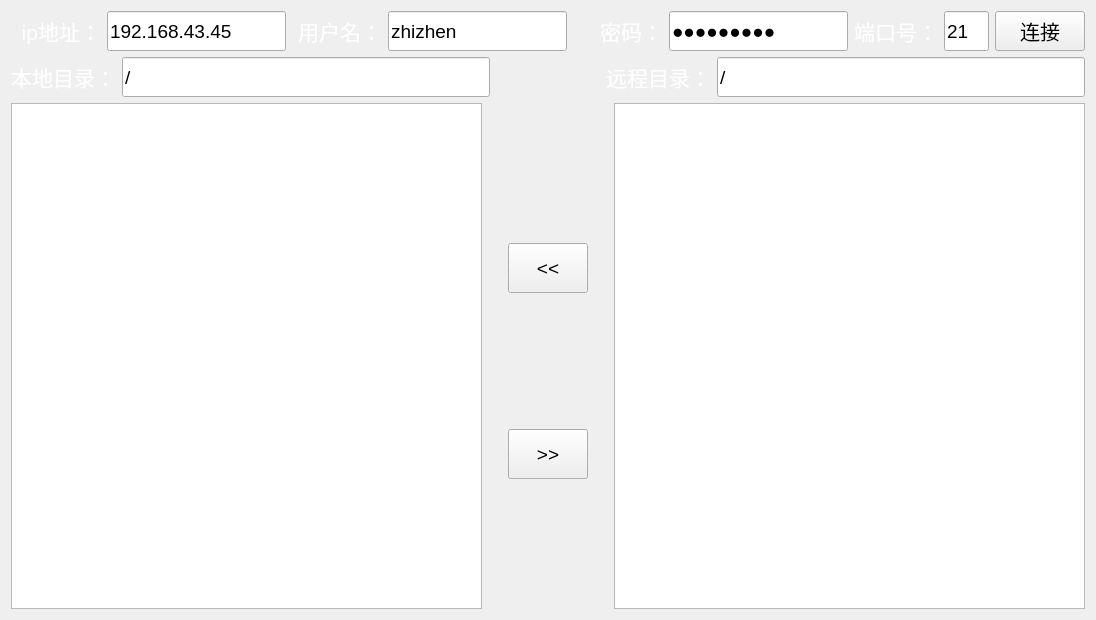
<?xml version="1.0" encoding="UTF-8"?>
<ui version="4.0">
 <class>Widget</class>
 <widget class="QWidget" name="Widget">
  <property name="geometry">
   <rect>
    <x>0</x>
    <y>0</y>
    <width>1096</width>
    <height>620</height>
   </rect>
  </property>
  <property name="windowTitle">
   <string>HLXFTP</string>
  </property>
  <property name="styleSheet">
   <string notr="true"/>
  </property>
  <layout class="QHBoxLayout" name="horizontalLayout_5">
   <item>
    <layout class="QGridLayout" name="gridLayout" rowstretch="2,2,10">
     <item row="2" column="0">
      <layout class="QHBoxLayout" name="horizontalLayout_3">
       <item>
        <layout class="QHBoxLayout" name="horizontalLayout_4" stretch="3,0,3">
         <item>
          <widget class="QListWidget" name="listWidget_c">
           <property name="font">
            <font>
             <pointsize>14</pointsize>
            </font>
           </property>
           <property name="styleSheet">
            <string notr="true"/>
           </property>
          </widget>
         </item>
         <item>
          <layout class="QGridLayout" name="gridLayout_2" rowstretch="5,5" rowminimumheight="0,0" columnminimumwidth="0">
           <property name="leftMargin">
            <number>20</number>
           </property>
           <property name="topMargin">
            <number>10</number>
           </property>
           <property name="rightMargin">
            <number>20</number>
           </property>
           <property name="spacing">
            <number>6</number>
           </property>
           <item row="0" column="0">
            <widget class="QPushButton" name="left">
             <property name="sizePolicy">
              <sizepolicy hsizetype="Minimum" vsizetype="Fixed">
               <horstretch>0</horstretch>
               <verstretch>0</verstretch>
              </sizepolicy>
             </property>
             <property name="minimumSize">
              <size>
               <width>50</width>
               <height>50</height>
              </size>
             </property>
             <property name="sizeIncrement">
              <size>
               <width>0</width>
               <height>0</height>
              </size>
             </property>
             <property name="font">
              <font>
               <pointsize>14</pointsize>
              </font>
             </property>
             <property name="styleSheet">
              <string notr="true"/>
             </property>
             <property name="text">
              <string>&lt;&lt;</string>
             </property>
            </widget>
           </item>
           <item row="1" column="0">
            <widget class="QPushButton" name="right">
             <property name="minimumSize">
              <size>
               <width>50</width>
               <height>50</height>
              </size>
             </property>
             <property name="font">
              <font>
               <pointsize>14</pointsize>
              </font>
             </property>
             <property name="styleSheet">
              <string notr="true"/>
             </property>
             <property name="text">
              <string>&gt;&gt;</string>
             </property>
            </widget>
           </item>
          </layout>
         </item>
         <item>
          <widget class="QListWidget" name="listWidget_s">
           <property name="font">
            <font>
             <pointsize>14</pointsize>
            </font>
           </property>
           <property name="styleSheet">
            <string notr="true"/>
           </property>
          </widget>
         </item>
        </layout>
       </item>
      </layout>
     </item>
     <item row="0" column="0">
      <layout class="QHBoxLayout" name="horizontalLayout" stretch="2,4,2,4,2,4,1,1,2">
       <item>
        <widget class="QLabel" name="label">
         <property name="sizePolicy">
          <sizepolicy hsizetype="Preferred" vsizetype="Preferred">
           <horstretch>0</horstretch>
           <verstretch>0</verstretch>
          </sizepolicy>
         </property>
         <property name="minimumSize">
          <size>
           <width>0</width>
           <height>0</height>
          </size>
         </property>
         <property name="font">
          <font>
           <pointsize>16</pointsize>
          </font>
         </property>
         <property name="styleSheet">
          <string notr="true">color: rgb(255, 255, 255);</string>
         </property>
         <property name="text">
          <string>ip地址：</string>
         </property>
         <property name="alignment">
          <set>Qt::AlignRight|Qt::AlignTrailing|Qt::AlignVCenter</set>
         </property>
        </widget>
       </item>
       <item>
        <widget class="QLineEdit" name="ip">
         <property name="sizePolicy">
          <sizepolicy hsizetype="Preferred" vsizetype="Fixed">
           <horstretch>0</horstretch>
           <verstretch>0</verstretch>
          </sizepolicy>
         </property>
         <property name="minimumSize">
          <size>
           <width>0</width>
           <height>40</height>
          </size>
         </property>
         <property name="font">
          <font>
           <pointsize>14</pointsize>
          </font>
         </property>
         <property name="text">
          <string>192.168.43.45</string>
         </property>
        </widget>
       </item>
       <item>
        <widget class="QLabel" name="label_2">
         <property name="sizePolicy">
          <sizepolicy hsizetype="Preferred" vsizetype="Preferred">
           <horstretch>0</horstretch>
           <verstretch>0</verstretch>
          </sizepolicy>
         </property>
         <property name="minimumSize">
          <size>
           <width>0</width>
           <height>0</height>
          </size>
         </property>
         <property name="font">
          <font>
           <pointsize>16</pointsize>
          </font>
         </property>
         <property name="styleSheet">
          <string notr="true">color: rgb(255, 255, 255);</string>
         </property>
         <property name="text">
          <string>用户名：</string>
         </property>
         <property name="alignment">
          <set>Qt::AlignRight|Qt::AlignTrailing|Qt::AlignVCenter</set>
         </property>
        </widget>
       </item>
       <item>
        <widget class="QLineEdit" name="username">
         <property name="sizePolicy">
          <sizepolicy hsizetype="Preferred" vsizetype="Fixed">
           <horstretch>0</horstretch>
           <verstretch>0</verstretch>
          </sizepolicy>
         </property>
         <property name="minimumSize">
          <size>
           <width>0</width>
           <height>40</height>
          </size>
         </property>
         <property name="font">
          <font>
           <pointsize>14</pointsize>
          </font>
         </property>
         <property name="text">
          <string>zhizhen</string>
         </property>
        </widget>
       </item>
       <item>
        <widget class="QLabel" name="label_3">
         <property name="sizePolicy">
          <sizepolicy hsizetype="Preferred" vsizetype="Preferred">
           <horstretch>0</horstretch>
           <verstretch>0</verstretch>
          </sizepolicy>
         </property>
         <property name="minimumSize">
          <size>
           <width>0</width>
           <height>0</height>
          </size>
         </property>
         <property name="font">
          <font>
           <pointsize>16</pointsize>
          </font>
         </property>
         <property name="styleSheet">
          <string notr="true">color: rgb(255, 255, 255);</string>
         </property>
         <property name="text">
          <string>密码：</string>
         </property>
         <property name="alignment">
          <set>Qt::AlignRight|Qt::AlignTrailing|Qt::AlignVCenter</set>
         </property>
        </widget>
       </item>
       <item>
        <widget class="QLineEdit" name="password">
         <property name="sizePolicy">
          <sizepolicy hsizetype="Preferred" vsizetype="Fixed">
           <horstretch>0</horstretch>
           <verstretch>0</verstretch>
          </sizepolicy>
         </property>
         <property name="minimumSize">
          <size>
           <width>0</width>
           <height>40</height>
          </size>
         </property>
         <property name="font">
          <font>
           <pointsize>14</pointsize>
          </font>
         </property>
         <property name="text">
          <string>327209194</string>
         </property>
         <property name="echoMode">
          <enum>QLineEdit::Password</enum>
         </property>
        </widget>
       </item>
       <item>
        <widget class="QLabel" name="label_4">
         <property name="sizePolicy">
          <sizepolicy hsizetype="Preferred" vsizetype="Preferred">
           <horstretch>0</horstretch>
           <verstretch>0</verstretch>
          </sizepolicy>
         </property>
         <property name="minimumSize">
          <size>
           <width>0</width>
           <height>0</height>
          </size>
         </property>
         <property name="font">
          <font>
           <pointsize>16</pointsize>
          </font>
         </property>
         <property name="styleSheet">
          <string notr="true">color: rgb(255, 255, 255);</string>
         </property>
         <property name="text">
          <string>端口号：</string>
         </property>
         <property name="alignment">
          <set>Qt::AlignRight|Qt::AlignTrailing|Qt::AlignVCenter</set>
         </property>
        </widget>
       </item>
       <item>
        <widget class="QLineEdit" name="port">
         <property name="sizePolicy">
          <sizepolicy hsizetype="Preferred" vsizetype="Fixed">
           <horstretch>0</horstretch>
           <verstretch>0</verstretch>
          </sizepolicy>
         </property>
         <property name="minimumSize">
          <size>
           <width>0</width>
           <height>40</height>
          </size>
         </property>
         <property name="font">
          <font>
           <pointsize>14</pointsize>
          </font>
         </property>
         <property name="text">
          <string>21</string>
         </property>
        </widget>
       </item>
       <item>
        <widget class="QPushButton" name="connect">
         <property name="sizePolicy">
          <sizepolicy hsizetype="Preferred" vsizetype="Fixed">
           <horstretch>0</horstretch>
           <verstretch>0</verstretch>
          </sizepolicy>
         </property>
         <property name="minimumSize">
          <size>
           <width>0</width>
           <height>40</height>
          </size>
         </property>
         <property name="font">
          <font>
           <pointsize>15</pointsize>
          </font>
         </property>
         <property name="styleSheet">
          <string notr="true"/>
         </property>
         <property name="text">
          <string>连接</string>
         </property>
        </widget>
       </item>
      </layout>
     </item>
     <item row="1" column="0">
      <layout class="QHBoxLayout" name="horizontalLayout_2" stretch="1,10,3,1,10">
       <item>
        <widget class="QLabel" name="label_5">
         <property name="sizePolicy">
          <sizepolicy hsizetype="Preferred" vsizetype="Preferred">
           <horstretch>0</horstretch>
           <verstretch>0</verstretch>
          </sizepolicy>
         </property>
         <property name="minimumSize">
          <size>
           <width>0</width>
           <height>0</height>
          </size>
         </property>
         <property name="font">
          <font>
           <pointsize>16</pointsize>
          </font>
         </property>
         <property name="styleSheet">
          <string notr="true">color: rgb(255, 255, 255);</string>
         </property>
         <property name="text">
          <string>本地目录：</string>
         </property>
         <property name="alignment">
          <set>Qt::AlignRight|Qt::AlignTrailing|Qt::AlignVCenter</set>
         </property>
        </widget>
       </item>
       <item>
        <widget class="QLineEdit" name="clientdir">
         <property name="sizePolicy">
          <sizepolicy hsizetype="Preferred" vsizetype="Fixed">
           <horstretch>0</horstretch>
           <verstretch>0</verstretch>
          </sizepolicy>
         </property>
         <property name="minimumSize">
          <size>
           <width>0</width>
           <height>40</height>
          </size>
         </property>
         <property name="font">
          <font>
           <pointsize>14</pointsize>
          </font>
         </property>
         <property name="text">
          <string>/</string>
         </property>
        </widget>
       </item>
       <item>
        <spacer name="horizontalSpacer_2">
         <property name="sizePolicy">
          <sizepolicy hsizetype="Preferred" vsizetype="Minimum">
           <horstretch>0</horstretch>
           <verstretch>0</verstretch>
          </sizepolicy>
         </property>
         <property name="orientation">
          <enum>Qt::Horizontal</enum>
         </property>
         <property name="sizeHint" stdset="0">
          <size>
           <width>40</width>
           <height>20</height>
          </size>
         </property>
        </spacer>
       </item>
       <item>
        <widget class="QLabel" name="label_6">
         <property name="sizePolicy">
          <sizepolicy hsizetype="Preferred" vsizetype="Preferred">
           <horstretch>0</horstretch>
           <verstretch>0</verstretch>
          </sizepolicy>
         </property>
         <property name="minimumSize">
          <size>
           <width>0</width>
           <height>0</height>
          </size>
         </property>
         <property name="font">
          <font>
           <pointsize>16</pointsize>
          </font>
         </property>
         <property name="styleSheet">
          <string notr="true">color: rgb(255, 255, 255);</string>
         </property>
         <property name="text">
          <string>远程目录：</string>
         </property>
         <property name="alignment">
          <set>Qt::AlignRight|Qt::AlignTrailing|Qt::AlignVCenter</set>
         </property>
        </widget>
       </item>
       <item>
        <widget class="QLineEdit" name="serverdir">
         <property name="sizePolicy">
          <sizepolicy hsizetype="Preferred" vsizetype="Fixed">
           <horstretch>0</horstretch>
           <verstretch>0</verstretch>
          </sizepolicy>
         </property>
         <property name="minimumSize">
          <size>
           <width>0</width>
           <height>40</height>
          </size>
         </property>
         <property name="font">
          <font>
           <pointsize>14</pointsize>
          </font>
         </property>
         <property name="text">
          <string>/</string>
         </property>
        </widget>
       </item>
      </layout>
     </item>
    </layout>
   </item>
  </layout>
 </widget>
 <layoutdefault spacing="6" margin="11"/>
 <resources/>
 <connections/>
</ui>
